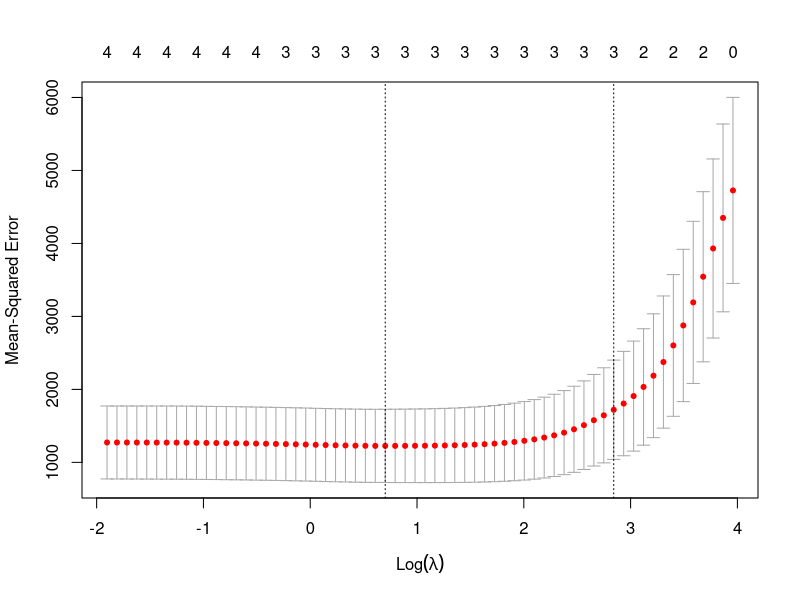
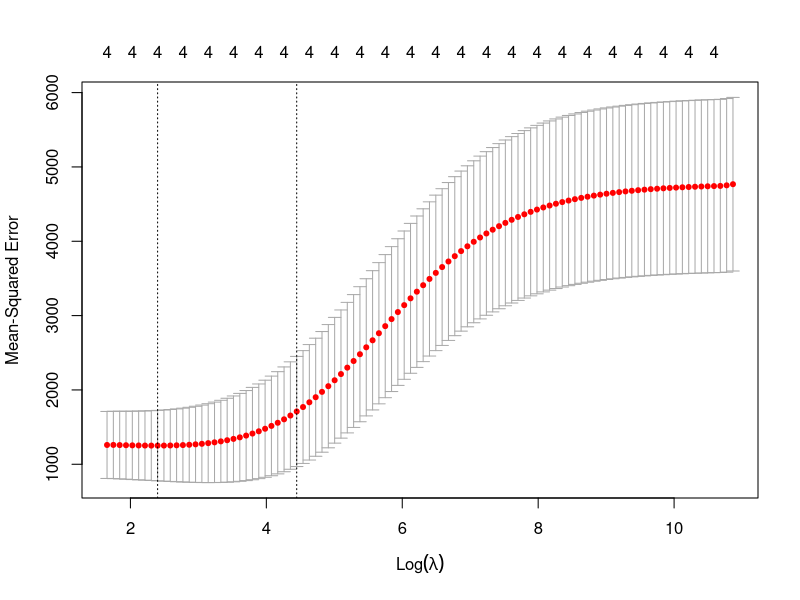
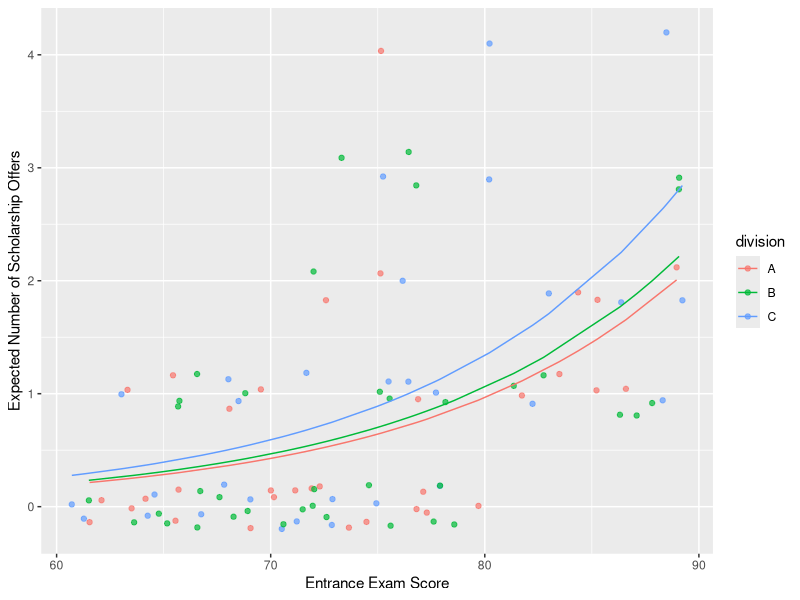

Generate these figures, in order, with R:
## ---- chunk 1
knitr::opts_chunk$set(echo = TRUE)
## ---- chunk 2
# Generate a summary of the 'mtcars' data set
summary(mtcars)
## ---- chunk 3

# response variable
response <- mtcars$hp

# define matrix of response variables
predictors <- data.matrix(mtcars[, c('mpg', 'wt', 'drat', 'qsec')])

## ---- chunk 4
library(glmnet)

# Use k-fold cross-validation to identify lambda value that produces the lowest MSE
# cv.glmnet() performs cross-validations using k = 10 folds as the default
lass_model <- cv.glmnet(predictors, response, alpha = 1)

# Find optimal lambda value that minimizes TEST MSE
opt_lambda <- lass_model$lambda.min
opt_lambda

# Visualize optimal TEST MSE by lambda value
plot(lass_model)
## ---- chunk 5

# Identify coeffecients of optimal model based on lambda value
opt_model <- glmnet(predictors, response, alpha = 1, lambda = opt_lambda)
coef(opt_model)

# Coefficient for predictor 'drat' is NOT displayed because lasso regresion shrinks coefficients from the model because it was identified as being 'non-influential'. One KEY characteristic of lasso regression is that it has the potential to remove predictors by shrinking coefficients to 0.
## ---- chunk 6

# Use final lasso regression model to make predictions on NEW observation
# mpg - 35, wt - 3.0, drat, 4.0, qsec, 10.0
new_predicted_data = matrix(c(35, 3.0, 4.0, 10.0), nrow = 1, ncol = 4)

predict(opt_model, s = opt_lambda, newx = new_predicted_data)
# Based on the input values, our model predicts this particular car to have a gross horespower that is returned by the predict function
## ---- chunk 7

# Use fitted model to make predictions
predicted_response <- predict(opt_model, s = opt_lambda, newx = predictors)

# Calculate SST and SSE values for training and predicted, respectively
sst <- sum((response - mean(response))^2)
sse <- sum((predicted_response - response) ^2)

# Calculate r-squared of the training data
rsquared <- 1 - sse / sst
final_percentage <- rsquared * 100
final_percentage

# Convert the final r-squared value into a percentage (i.e. convert into a scale out of 100) that informs us that the model was able to accurately describe the variation in the responses based on the training data.
## ---- chunk 8

# In order to perform ridge regression, we use the 'glmnet' package. This method requires our 'response' variable to be in the form of a vector and the set of 'predictors' set to be in the form of a matrix class.

# response variable
response <- mtcars$hp

# define matrix of response variables
predictors <- data.matrix(mtcars[, c('mpg', 'wt', 'drat', 'qsec')])
## ---- chunk 9

# In order to perform ridge regression, we use the 'glmnet' package. This method requires our 'response' variable to be in the form of a vector and the set of 'predictors' set to be in the form of a matrix class.
# Note - ridge regression requires our data to be 'standardized' where the predictor variable has a mean value equal to 0 and standard deviation value equal to 1. The 'glmnet' function performs our standardization automatically, but we can also opt-out of this if we have already standardized our variables by setting 'standardize = False'
library(glmnet)

# Fit ridge regression model
ridge_model <- glmnet(predictors, response, alpha = 0)

# Visualize summary of ridge model
summary(ridge_model)
## ---- chunk 10

# Use k-fold cross-validation to identify lambda value that produces the lowest MSE
# cv.glmnet() performs cross-validations using k = 10 folds as the default
opt_model <- cv.glmnet(predictors, response, alpha = 0)

# Identify optimal lambda value where test MSE is minimal
opt_lambda <- opt_model$lambda.min
opt_lambda

# Visualize test MSE according to optimal lambda value
plot(opt_model)

# The optimal lambda value that minimizes test MSE is returned into 'opt_lambda variable'
## ---- chunk 11

# Identify coeffecients of optimal model based on lambda value
opt_model <- glmnet(predictors, response, alpha = 0, lambda = opt_lambda)
coef(opt_model)

# Coefficient for predictor 'drat' is NOT displayed because lasso regresion shrinks coefficients from the model because it was identified as being 'non-influential'. One KEY characteristic of lasso regression is that it has the potential to remove predictors by shrinking coefficients to 0.
## ---- chunk 12

# Use fitted model to make predictions
predicted_response <- predict(opt_model, s = opt_lambda, newx = predictors)

# Calculate SST and SSE values using training and predicted, respectively
sst <- sum((response - mean(response))^2)
sse <- sum((predicted_response - response) ^2)

# Calculate r-squared of the training data
rsquared <- 1 - sse / sst
final_percentage <- rsquared * 100
final_percentage

# Convert the final r-squared value into a percentage (i.e. convert into a scale out of 100) that informs us that the model was able to accurately describe the variation in the responses based on the training data.
## ---- chunk 13

# Used for reproducibility
set.seed(1)

# Simulate data - 100 rows with 3 columns 'offers', 'division', 'exam'
poisson_data <- data.frame(offers = c(rep(0, 50), rep(1, 30), rep(2, 10), rep(3, 7), rep(4, 3)),
                           division = sample(c("A", "B", "C"), 100, replace = TRUE),
                           exam = c(runif(50, 60, 80), runif(30, 60, 90), runif(20, 70, 90)))
## ---- chunk 14

# Fit POISSON model
poisson_model <- glm(offers ~ division + exam, family = "poisson", data = poisson_data)
summary(poisson_model)
## ---- chunk 15

# Using Chi-Square test to determine if model fits data - use residual deviance and degrees of freedom from the POISSON model output
pchisq(101.45, 96, lower.tail = FALSE)

# p-value for the test is significantly higher than 0.05, which indicates that the model fits the data well.
## ---- chunk 16
library(ggplot2)
# Identify number of predicted offers using the fitted POISSON regression model
poisson_data$phat <- predict(poisson_model, type = "response")

ggplot(poisson_data, aes(x = exam, y = phat, color = division)) +
  geom_point(aes(y = offers), alpha = .7, position = position_jitter(h = .2)) +
  geom_line() +
  labs(x = "Entrance Exam Score", y = "Expected Number of Scholarship Offers")

## This plot shows us that the highest number of expected scholarship offers for players is for those players that score high on the entrance exam. The blue line indicates that players from division C are expected to get more offers compared to divisions A or B.
